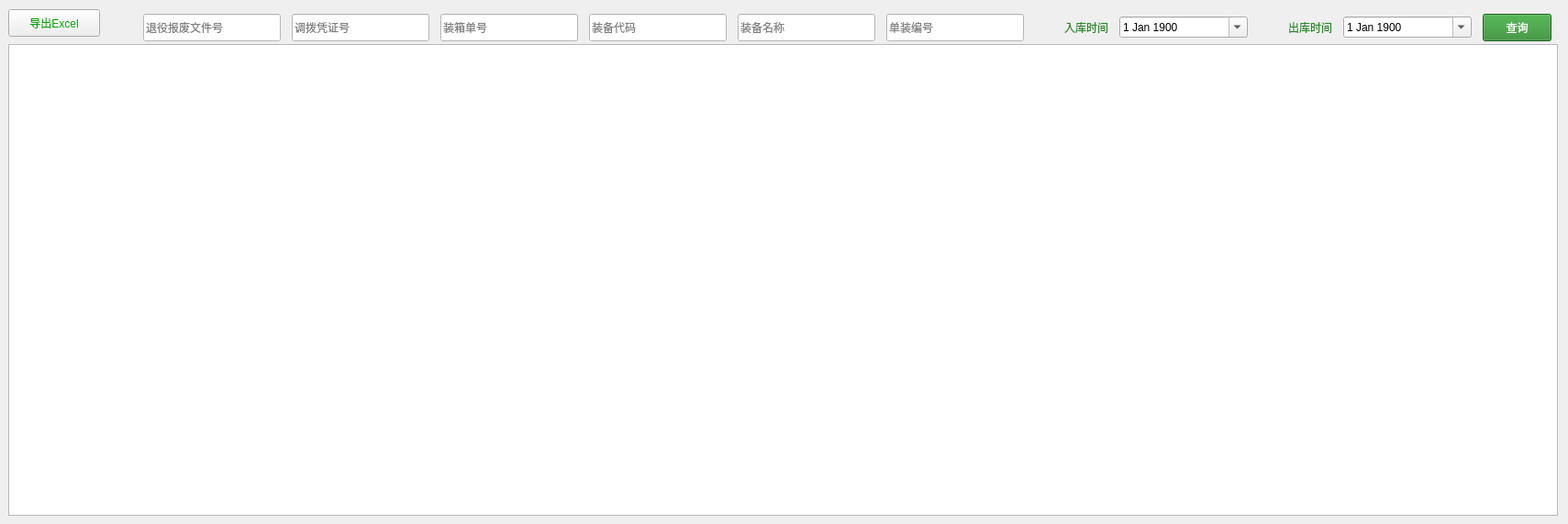
         <widget class="QWidget" name="tab_Info1">
          <attribute name="title">
           <string>查询</string>
          </attribute>
          <widget class="QPushButton" name="pushButton_ExportExcel">
           <property name="geometry">
            <rect>
             <x>9</x>
             <y>10</y>
             <width>100</width>
             <height>30</height>
            </rect>
           </property>
           <property name="minimumSize">
            <size>
             <width>100</width>
             <height>30</height>
            </size>
           </property>
           <property name="maximumSize">
            <size>
             <width>100</width>
             <height>30</height>
            </size>
           </property>
           <property name="styleSheet">
            <string notr="true">font: 75 15pt &quot;微软雅黑&quot;;
color: rgb(0, 170, 0);</string>
           </property>
           <property name="text">
            <string>导出Excel</string>
           </property>
          </widget>
          <widget class="QTableWidget" name="tableWidget_Search">
           <property name="geometry">
            <rect>
             <x>9</x>
             <y>48</y>
             <width>1689</width>
             <height>514</height>
            </rect>
           </property>
           <property name="sortingEnabled">
            <bool>true</bool>
           </property>
          </widget>
          <widget class="QLabel" name="label_29">
           <property name="geometry">
            <rect>
             <x>121</x>
             <y>532</y>
             <width>80</width>
             <height>30</height>
            </rect>
           </property>
           <property name="minimumSize">
            <size>
             <width>80</width>
             <height>30</height>
            </size>
           </property>
           <property name="maximumSize">
            <size>
             <width>80</width>
             <height>30</height>
            </size>
           </property>
           <property name="styleSheet">
            <string notr="true">font: 75 14pt &quot;微软雅黑&quot;;
color: rgb(85, 170, 0);</string>
           </property>
           <property name="text">
            <string/>
           </property>
          </widget>
          <widget class="QWidget" name="gridLayoutWidget">
           <property name="geometry">
            <rect>
             <x>150</x>
             <y>10</y>
             <width>1550</width>
             <height>40</height>
            </rect>
           </property>
           <layout class="QGridLayout" name="gridLayout_13">
            <item row="0" column="0">
             <widget class="QLineEdit" name="lineEdit_BFWenJianHao">
              <property name="minimumSize">
               <size>
                <width>150</width>
                <height>30</height>
               </size>
              </property>
              <property name="maximumSize">
               <size>
                <width>150</width>
                <height>30</height>
               </size>
              </property>
              <property name="styleSheet">
               <string notr="true">background-color: rgb(255, 255, 255);
font: 14pt &quot;微软雅黑&quot;;</string>
              </property>
              <property name="placeholderText">
               <string>退役报废文件号</string>
              </property>
             </widget>
            </item>
            <item row="0" column="3">
             <widget class="QLineEdit" name="lineEdit_ZBDaima">
              <property name="minimumSize">
               <size>
                <width>150</width>
                <height>30</height>
               </size>
              </property>
              <property name="maximumSize">
               <size>
                <width>150</width>
                <height>30</height>
               </size>
              </property>
              <property name="styleSheet">
               <string notr="true">background-color: rgb(255, 255, 255);
font: 14pt &quot;微软雅黑&quot;;</string>
              </property>
              <property name="placeholderText">
               <string>装备代码</string>
              </property>
             </widget>
            </item>
            <item row="0" column="9">
             <widget class="QLabel" name="label_11">
              <property name="maximumSize">
               <size>
                <width>80</width>
                <height>16777215</height>
               </size>
              </property>
              <property name="styleSheet">
               <string notr="true">font: 75 15pt &quot;微软雅黑&quot;;
color: rgb(41, 136, 41);</string>
              </property>
              <property name="text">
               <string>出库时间</string>
              </property>
              <property name="alignment">
               <set>Qt::AlignRight|Qt::AlignTrailing|Qt::AlignVCenter</set>
              </property>
             </widget>
            </item>
            <item row="0" column="11">
             <widget class="QPushButton" name="pushButton_QueryInfo">
              <property name="minimumSize">
               <size>
                <width>75</width>
                <height>30</height>
               </size>
              </property>
              <property name="maximumSize">
               <size>
                <width>75</width>
                <height>30</height>
               </size>
              </property>
              <property name="styleSheet">
               <string notr="true">font: 75 15pt &quot;微软雅黑&quot;;
background-color: rgb(41, 136, 41);
color: rgb(255, 255, 255);</string>
              </property>
              <property name="text">
               <string>查询</string>
              </property>
             </widget>
            </item>
            <item row="0" column="7">
             <widget class="QLabel" name="label_12">
              <property name="maximumSize">
               <size>
                <width>80</width>
                <height>16777215</height>
               </size>
              </property>
              <property name="styleSheet">
               <string notr="true">font: 75 15pt &quot;微软雅黑&quot;;
color: rgb(41, 136, 41);</string>
              </property>
              <property name="text">
               <string>入库时间</string>
              </property>
              <property name="alignment">
               <set>Qt::AlignRight|Qt::AlignTrailing|Qt::AlignVCenter</set>
              </property>
             </widget>
            </item>
            <item row="0" column="5">
             <widget class="QLineEdit" name="lineEdit_ZBMingCheng">
              <property name="minimumSize">
               <size>
                <width>150</width>
                <height>30</height>
               </size>
              </property>
              <property name="maximumSize">
               <size>
                <width>150</width>
                <height>30</height>
               </size>
              </property>
              <property name="styleSheet">
               <string notr="true">background-color: rgb(255, 255, 255);
font: 14pt &quot;微软雅黑&quot;;</string>
              </property>
              <property name="placeholderText">
               <string>装备名称</string>
              </property>
             </widget>
            </item>
            <item row="0" column="2">
             <widget class="QLineEdit" name="lineEdit_XZDanHao">
              <property name="minimumSize">
               <size>
                <width>150</width>
                <height>30</height>
               </size>
              </property>
              <property name="maximumSize">
               <size>
                <width>150</width>
                <height>30</height>
               </size>
              </property>
              <property name="styleSheet">
               <string notr="true">background-color: rgb(255, 255, 255);
font: 14pt &quot;微软雅黑&quot;;</string>
              </property>
              <property name="placeholderText">
               <string>装箱单号</string>
              </property>
             </widget>
            </item>
            <item row="0" column="6">
             <widget class="QLineEdit" name="lineEdit_DZBianHao">
              <property name="minimumSize">
               <size>
                <width>150</width>
                <height>30</height>
               </size>
              </property>
              <property name="maximumSize">
               <size>
                <width>150</width>
                <height>30</height>
               </size>
              </property>
              <property name="styleSheet">
               <string notr="true">background-color: rgb(255, 255, 255);
font: 14pt &quot;微软雅黑&quot;;</string>
              </property>
              <property name="text">
               <string/>
              </property>
              <property name="placeholderText">
               <string>单装编号</string>
              </property>
             </widget>
            </item>
            <item row="0" column="8">
             <widget class="QDateEdit" name="dateEdit_InfoRK">
              <property name="maximumSize">
               <size>
                <width>140</width>
                <height>16777215</height>
               </size>
              </property>
              <property name="styleSheet">
               <string notr="true">font: 75 15pt &quot;微软雅黑&quot;;</string>
              </property>
              <property name="buttonSymbols">
               <enum>QAbstractSpinBox::UpDownArrows</enum>
              </property>
              <property name="calendarPopup">
               <bool>true</bool>
              </property>
              <property name="date">
               <date>
                <year>1900</year>
                <month>1</month>
                <day>1</day>
               </date>
              </property>
             </widget>
            </item>
            <item row="0" column="10">
             <widget class="QDateEdit" name="dateEdit_InfoCK">
              <property name="maximumSize">
               <size>
                <width>140</width>
                <height>16777215</height>
               </size>
              </property>
              <property name="styleSheet">
               <string notr="true">font: 75 15pt &quot;微软雅黑&quot;;</string>
              </property>
              <property name="buttonSymbols">
               <enum>QAbstractSpinBox::UpDownArrows</enum>
              </property>
              <property name="calendarPopup">
               <bool>true</bool>
              </property>
              <property name="date">
               <date>
                <year>1900</year>
                <month>1</month>
                <day>1</day>
               </date>
              </property>
             </widget>
            </item>
            <item row="0" column="1">
             <widget class="QLineEdit" name="lineEdit_DBPingZhengHao">
              <property name="minimumSize">
               <size>
                <width>150</width>
                <height>30</height>
               </size>
              </property>
              <property name="maximumSize">
               <size>
                <width>150</width>
                <height>30</height>
               </size>
              </property>
              <property name="styleSheet">
               <string notr="true">background-color: rgb(255, 255, 255);
font: 14pt &quot;微软雅黑&quot;;</string>
              </property>
              <property name="placeholderText">
               <string>调拨凭证号</string>
              </property>
             </widget>
            </item>
           </layout>
          </widget>
         </widget>
